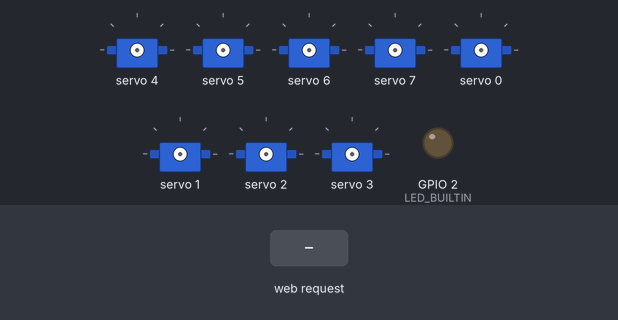
A sketch run on a simulated ESP32. Shown: 8 × servo, output pins drawn as LEDs (lit = HIGH). The inputs (shaded band) are chosen by the test bench. WiFi joins after 1.5 s; servers stay silent unless stated; what the sketch prints to the serial monitor is not drawn.

Above: at 2.7 s.
2.8 s: HTTP request GET /S received
At 3.1 s:
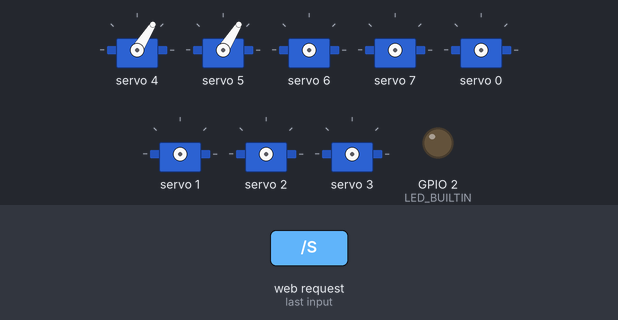
5.1 s: HTTP request GET /W received
At 6.4 s:
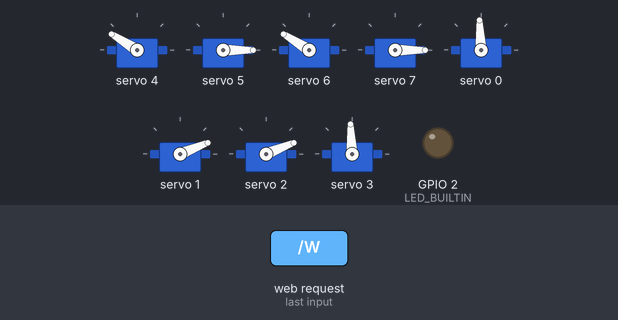
7.4 s: HTTP request GET /F received
At 8.28 s:
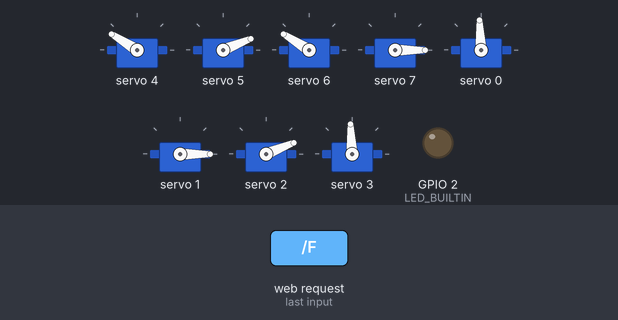
10.4 s: HTTP request GET /B received
At 11.52 s:
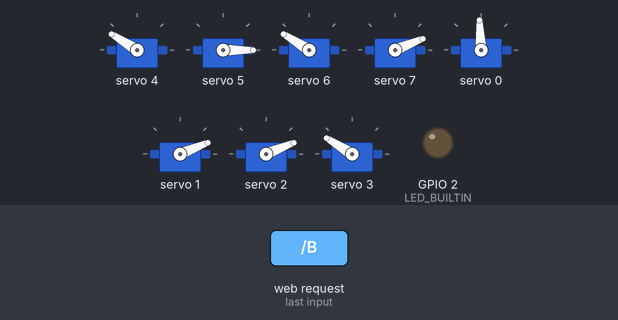
13.4 s: HTTP request GET /L received
At 14.79 s:
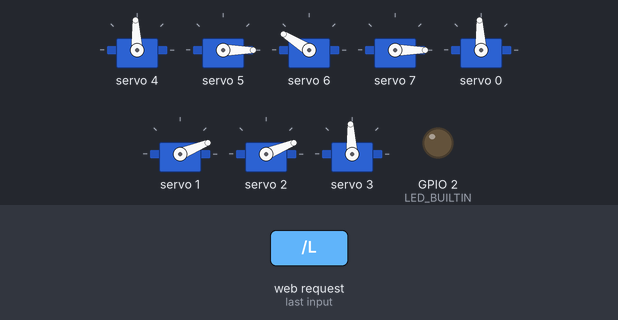
16.4 s: HTTP request GET /R received
At 18.42 s:
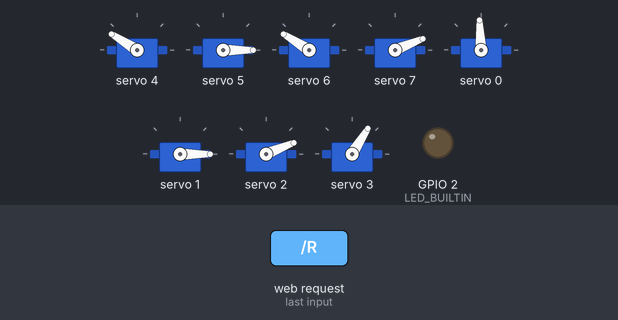
Timing chart, 0 to 20.4 s (numbered marks = the images above; inputs shaded):
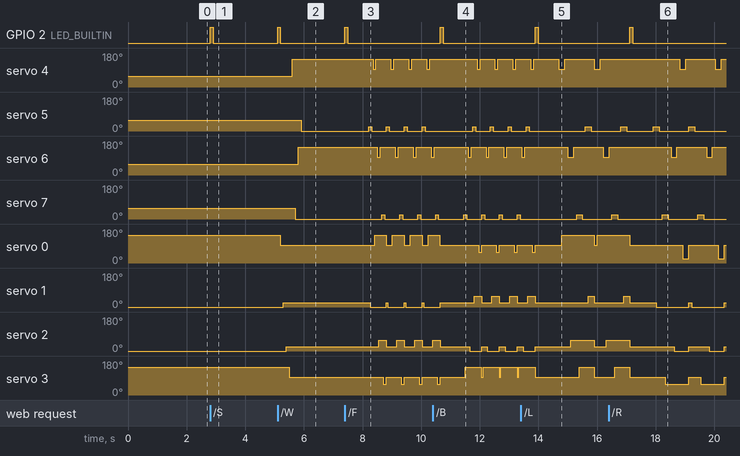

Measured:
- after the input at 2.8 s, GPIO 2 (LED_BUILTIN): LOW → HIGH at once, → LOW 0.10 s later
- after the input at 5.1 s, GPIO 2 (LED_BUILTIN): LOW → HIGH at once, → LOW 0.10 s later; servo 4: 58° → 148° after 0.50 s; servo 5: 58° → 0° after 0.81 s; servo 6: 58° → 148° after 0.71 s; servo 7: 58° → 0° after 0.60 s
- after the input at 7.4 s, GPIO 2 (LED_BUILTIN): LOW → HIGH at once, → LOW 0.10 s later; servo 4: alternates 148° for 0.51 s and 93° for 0.10 s, starting after 0.96 s
- after the input at 10.4 s, GPIO 2 (LED_BUILTIN): LOW → HIGH after 0.25 s, → LOW 0.10 s later; servo 4: alternates 148° for 0.51 s and 93° for 0.10 s, starting after 1.5 s; servo 5: alternates 22° for 0.10 s and 0° for 0.51 s, starting after 1.4 s
- after the input at 13.4 s, GPIO 2 (LED_BUILTIN): LOW → HIGH after 0.49 s, → LOW 0.10 s later; servo 7: 0° → 22° after 1.9 s, → 0° 0.20 s later
- after the input at 16.4 s, GPIO 2 (LED_BUILTIN): LOW → HIGH after 0.72 s, → LOW 0.10 s later; servo 4: alternates 148° for 1.0 s and 93° for 0.20 s, starting after 2.4 s

The sketch:

sketch_jul16a.ino
```cpp
#include <WiFi.h>
#include <Wire.h>
#include <Adafruit_PWMServoDriver.h>

//此处设置您的wifi接入信息
#ifndef STASSID
#define STASSID "ding_2.4"
#define STAPSK  "18360595755"
#endif

const char* ssid = STASSID;
const char* password = STAPSK;

//创建TCP server对象,并将端口指定为80
WiFiServer server(80);

// 创建PWM对象
Adafruit_PWMServoDriver pwm = Adafruit_PWMServoDriver();

void setup() {
  //打开串口
  Serial.begin(115200);

  //初始化板载LED
  pinMode(LED_BUILTIN, OUTPUT);

  // 舵机
  pwm.begin();
  pwm.setPWMFreq(60); //伺服电机以60hz刷新率工作

  //连接WiFi
  Serial.println();
  Serial.println();
  Serial.print(F("Connecting to "));
  Serial.println(ssid);

  WiFi.mode(WIFI_STA);
  WiFi.begin(ssid, password);

  while (WiFi.status() != WL_CONNECTED) {
    delay(500);
    Serial.print(F("."));
  }
  Serial.println();
  Serial.println(F("WiFi connected"));

  //启动TCP server服务器
  server.begin();
  Serial.println(F("Server started"));

  //打印IP地址
  Serial.println(WiFi.localIP());
}

void loop() {
  //检查客户端是否已连接
  WiFiClient client = server.available();
  if (!client) {
    return;
  }
 //等到客户端发送一些数据
  Serial.println("new client");
  while (!client.available()) {
    delay(1);
  }

  //读取客户端发起的TCP请求
  String request = client.readStringUntil('\r');
  Serial.println(F("request: "));
  Serial.println(request);

 // 匹配请求
  if (request.indexOf("/S") != -1) {
    LED();
    sleep();
  }
  if (request.indexOf("/W") != -1) {
    LED();
    normal();
  }
  if (request.indexOf("/F") != -1) {
    LED();
    normal();
    forward();
    forward();
    forward();
    forward();
  }
  if (request.indexOf("/B") != -1) {
    LED();
    normal();
    backward();
    backward();
    backward();
    backward();
  }
  if (request.indexOf("/L") != -1) {
    LED();
    normal();
    left();
    left();
  }
  if (request.indexOf("/R") != -1) {
    LED();
    normal();
    right();
    right();
  }
  if (request.indexOf("/H") != -1) {
    LED();
    normal();
    hello();
  }
 if (request.indexOf("/C") != -1) {
    LED();
    normal();
    come();
  }

  // 读取剩余的内容,用于清除缓存
  while (client.available()) {
   client.read();
  }

  // 网页端代码
  //将响应体发送到客户端 注:若要使用中文则必须在其中添加<meta charset=\"utf-8\">声明编码
  client.print(F("HTTP/1.1 200 OK\r\nContent-Type: text/html\r\n\r\n<!DOCTYPE HTML>\r\n<html>\r\n<meta charset=\"utf-8\">"));
  client.println("<head>");
  client.println("<style>");
  client.println(".button{");
  client.println("background-color: #4CAF50; /* GREEN */");
  client.println("width: 48%;");
  client.println("border: none;");
  client.println("color: white;");
  client.println("padding: 50px 40px;");
  client.println("text-align: center;");
  client.println("text-decoration: none;");
  client.println("display: inline-block;");
  client.println("font-size: 50px;");
  client.println("margin: 4px 2px;");
  client.println("cursor: pointer;");
  client.println("border-radius: 12px;");
  client.println("}");
  client.println("</style>");
  client.println("</head>");
  client.println("<body bgcolor=black>");
  client.println("<button class=\"button\" onclick=\"window.location.href='/F';\">前进</button>");
  client.println("<button class=\"button\" onclick=\"window.location.href='/B';\">后退</button>");
  client.println("<br></br>");
  client.println("<button class=\"button\" onclick=\"window.location.href='/L';\">左转</button>");
  client.println("<button class=\"button\" onclick=\"window.location.href='/R';\">右转</button>");
  client.println("<br></br>");
  client.println("<button class=\"button\" onclick=\"window.location.href='/S';\">睡觉</button>");
  client.println("<button class=\"button\" onclick=\"window.location.href='/W';\">正常</button>");
  client.println("<br></br>");
  client.println("<button class=\"button\" onclick=\"window.location.href='/H';\">你好</button>");
  client.println("<button class=\"button\" onclick=\"window.location.href='/C';\">来啊</button>");
  client.println("</body>");
  client.println("</html>");

  //通过浏览器点击按钮之后,TCP连接将会被重置,并且浏览器会发起新的TCP请求到ESP32服务器,从而去控制舵机
  Serial.println(F("Disconnecting from client"));
}


/*----------动作函数----------*/

// |   7  |             |   6  |
//  ----- -----   ----- -----
//       |  3   | |  2   |
//        -----   -----
//       |   1  | |  0   |
//  ----- -----   ----- -----
// |  5   |             |  4   |

void LED()
{
  digitalWrite(LED_BUILTIN, HIGH);
  delay(100);
  digitalWrite(LED_BUILTIN, LOW);
}

void sleep()
{
  pwm.setPWM(4, 0, 280);
  delay(100);
  pwm.setPWM(5, 0, 280);
  delay(100);
  pwm.setPWM(6, 0, 280);
  delay(100);
  pwm.setPWM(7, 0, 280);
  delay(100);
  pwm.setPWM(0, 0, 510);
  delay(100);
  pwm.setPWM(1, 0, 100);
  delay(100);
  pwm.setPWM(2, 0, 100);
  delay(100);
  pwm.setPWM(3, 0, 510);
}

void normal()
{
  pwm.setPWM(0, 0, 370);
  delay(100);
  pwm.setPWM(1, 0, 190);
  delay(100);
  pwm.setPWM(2, 0, 190);
  delay(100);
  pwm.setPWM(3, 0, 370);
  delay(100);
  pwm.setPWM(4, 0, 510);
  delay(100);
  pwm.setPWM(7, 0, 100);
  delay(100);
  pwm.setPWM(6, 0, 510);
  delay(100);
  pwm.setPWM(5, 0, 100);
}

void left()
{
  pwm.setPWM(4, 0, 370);
  delay(100);
  pwm.setPWM(0, 0, 510);
  delay(100);
  pwm.setPWM(4, 0, 510);
  delay(100);
  pwm.setPWM(6, 0, 370);
  delay(100);
  pwm.setPWM(2, 0, 280);
  delay(100);
  pwm.setPWM(6, 0, 510);
  delay(100);
  pwm.setPWM(7, 0, 190);
  delay(100);
  pwm.setPWM(3, 0, 510);
  delay(100);
  pwm.setPWM(7, 0, 100);
  delay(100);
  pwm.setPWM(5, 0, 190);
  delay(100);
  pwm.setPWM(1, 0, 280);
  delay(100);
  pwm.setPWM(5, 0, 100);
  delay(100);
  pwm.setPWM(0, 0, 370);
  pwm.setPWM(2, 0, 190);
  pwm.setPWM(3, 0, 370);
  pwm.setPWM(1, 0, 190);
}

void right()
{
  pwm.setPWM(5, 0, 190);
  delay(100);
  pwm.setPWM(1, 0, 100);
  delay(100);
  pwm.setPWM(5, 0, 100);
  delay(100);
  pwm.setPWM(7, 0, 190);
  delay(100);
  pwm.setPWM(3, 0, 280);
  delay(100);
  pwm.setPWM(7, 0, 100);
  delay(100);
  pwm.setPWM(6, 0, 370);
  delay(100);
  pwm.setPWM(2, 0, 100);
  delay(100);
  pwm.setPWM(6, 0, 510);
  delay(100);
  pwm.setPWM(4, 0, 370);
  delay(100);
  pwm.setPWM(0, 0, 190);
  delay(100);
  pwm.setPWM(4, 0, 510);
  delay(100);
  pwm.setPWM(1, 0, 190);
  pwm.setPWM(3, 0, 370);
  pwm.setPWM(2, 0, 190);
  pwm.setPWM(0, 0, 370);
}

void forward()
{
  pwm.setPWM(5, 0, 190);
  delay(50);
  pwm.setPWM(1, 0, 100);
  delay(50);
  pwm.setPWM(5, 0, 100);
  delay(50);
  pwm.setPWM(4, 0, 370);
  delay(50);
  pwm.setPWM(0, 0, 510);
  delay(50);
  pwm.setPWM(4, 0, 510);
  delay(50);
  pwm.setPWM(6, 0, 370);
  delay(50);
  pwm.setPWM(2, 0, 280);
  delay(50);
  pwm.setPWM(6, 0, 510);
  delay(50);
  pwm.setPWM(7, 0, 190);
  delay(50);
  pwm.setPWM(3, 0, 280);
  delay(50);
  pwm.setPWM(7, 0, 100);
  delay(50);
  pwm.setPWM(0, 0, 370);
  pwm.setPWM(1, 0, 190);
  pwm.setPWM(2, 0, 190);
  pwm.setPWM(3, 0, 370);
}

void backward()
{
  pwm.setPWM(7, 0, 190);
  delay(50);
  pwm.setPWM(3, 0, 510);
  delay(50);
  pwm.setPWM(7, 0, 100);
  delay(50);
  pwm.setPWM(6, 0, 370);
  delay(50);
  pwm.setPWM(2, 0, 100);
  delay(50);
  pwm.setPWM(6, 0, 510);
  delay(50);
  pwm.setPWM(5, 0, 190);
  delay(50);
  pwm.setPWM(1, 0, 280);
  delay(50);
  pwm.setPWM(5, 0, 100);
  delay(50);
  pwm.setPWM(4, 0, 370);
  delay(50);
  pwm.setPWM(0, 0, 280);
  delay(50);
  pwm.setPWM(4, 0, 510);
  delay(50);
  pwm.setPWM(3, 0, 370);
  pwm.setPWM(2, 0, 190);
  pwm.setPWM(1, 0, 190);
  pwm.setPWM(0, 0, 370);
}

void hello()
{
  pwm.setPWM(0, 0, 510);
  delay(100);
  pwm.setPWM(4, 0, 100);
  delay(500);
  pwm.setPWM(4, 0, 190);
  delay(500);
  pwm.setPWM(4, 0, 100);
  delay(500);
  pwm.setPWM(4, 0, 190);
  delay(500);
  pwm.setPWM(4, 0, 100);
  delay(500);
  pwm.setPWM(4, 0, 510);
}

void come()
{
  pwm.setPWM(0, 0, 280);
  delay(100);
  pwm.setPWM(4, 0, 100);
  delay(500);
  pwm.setPWM(4, 0, 190);
  delay(500);
  pwm.setPWM(4, 0, 100);
  delay(500);
  pwm.setPWM(4, 0, 190);
  delay(500);
  pwm.setPWM(4, 0, 100);
  delay(500);
  pwm.setPWM(4, 0, 510);
}
```
